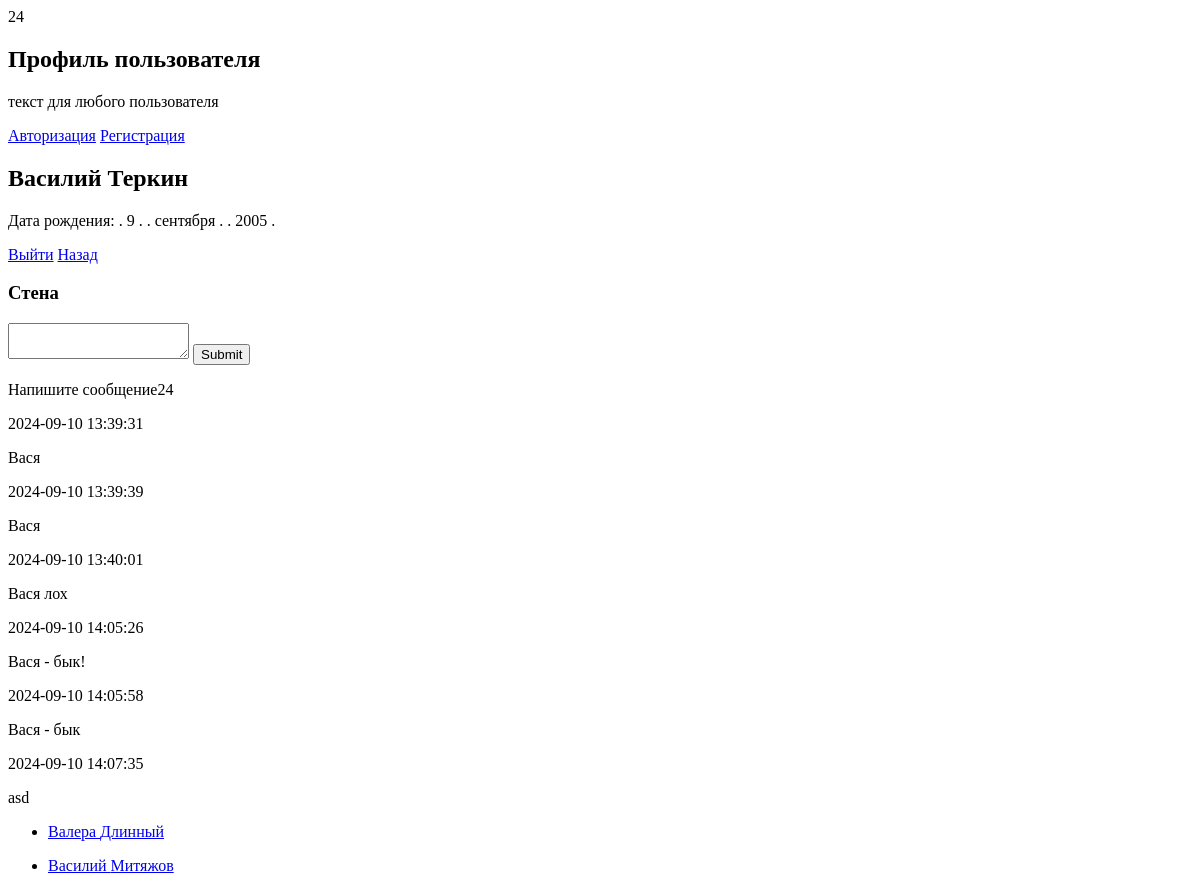
Page /profile.php (signed in) on the earlier database version.
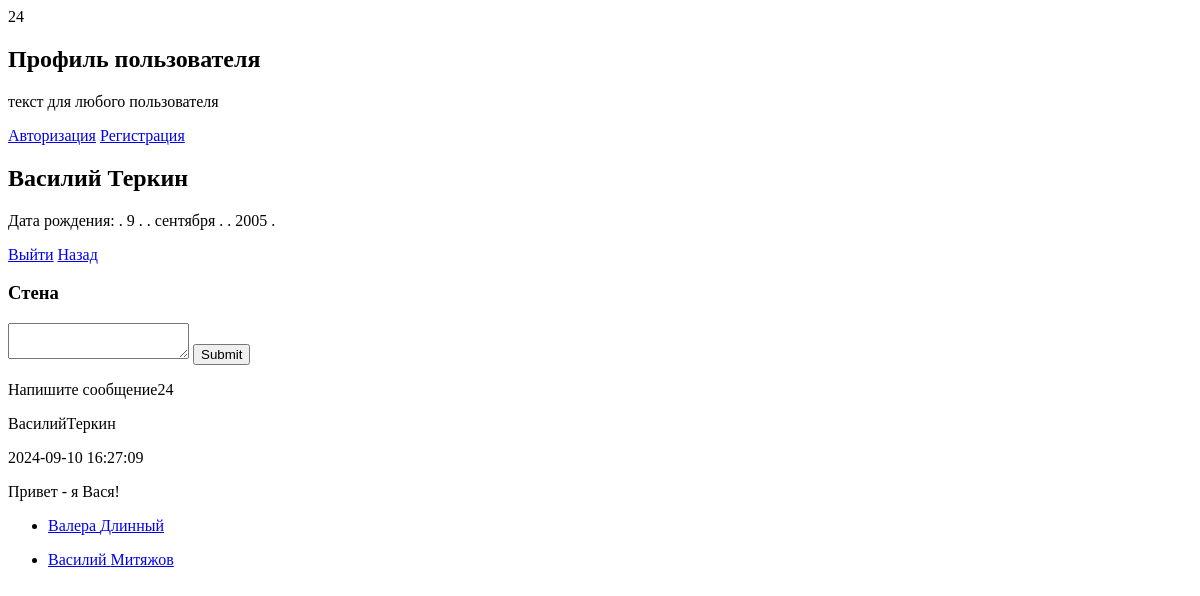
Same page on the later database version.
### tables this page shows
CREATE TABLE `users` (
  `id` int NOT NULL,
  `login` varchar(32) NOT NULL,
  `password` varchar(60) NOT NULL,
  `name` varchar(32) NOT NULL,
  `secondname` varchar(32) NOT NULL,
  `email` varchar(64) NOT NULL,
  `day` varchar(60) NOT NULL,
  `month` varchar(16) NOT NULL,
  `year` varchar(12) NOT NULL,
  `date_registration` datetime NOT NULL DEFAULT CURRENT_TIMESTAMP
);

CREATE TABLE `wallmessage` (
  `id` int NOT NULL,
  `from_id` int NOT NULL,
  `name_from` varchar(32) NOT NULL,
  `secondname_from` varchar(32) NOT NULL,
  `to_id` int NOT NULL,
  `message` text NOT NULL,
  `date_message` timestamp NOT NULL DEFAULT CURRENT_TIMESTAMP
);

### profile.php (the view, shortened to what this page needs)
<!DOCTYPE html>
<html>
<head>
</head>
<body>
<section class="profile-section">
    <h2 class="profile-title">Профиль пользователя</h2>
    <p>текст для любого пользователя</p>
    <a href="login.php">Авторизация</a>
    <a href="register.php">Регистрация</a>
</section>
<?php
include 'users_connect.php';
if (!empty($_SESSION['auth'])) {
	$id = (int) $_SESSION['id'];
	$id_to = (int) $_SESSION['id'];
    $login = $_SESSION['login'];
    $query = "SELECT * FROM users WHERE login='$login'";
    $result = mysqli_query($link, $query) or die(mysqli_error($link));
    $user = mysqli_fetch_assoc($result);
    $name_from = $user['name'];
    $secondname_from = $user['secondname'];
?>
	<section class='user-section'>
		<h2 class='user-title'><?=$user['name'] . ' ' . $user['secondname']?></h2>
		<p class='user-birth'>Дата рождения: <?=$user['day'] . ' ' . $user['month'] . ' ' . $user['year']?></p>
		<a href="logout.php">Выйти</a>
		<a href="profile.php">Назад</a>
		<div class='user-wall-block'>
			<h3 class=user-wall-title>Стена</h3>
			<form action='' method='POST'>
				<textarea name='wall-message'></textarea>
				<input type='submit'>
			</form>
		</div>
	</section>
<?php
	if (!empty($_POST['wall-message'])) {
		$message = $_POST['wall-message'];
		$query = "INSERT INTO wallmessage (`from_id`, `name_from`, `secondname_from`, `to_id`, `message`) VALUES ('$id', '$name_from', '$secondname_from' , '$id_to', '$message')";
        mysqli_query($link, $query);
		$_POST['wall-message'] = '';
		header('Location: profile.php');
		die();
	} else {
		echo 'Напишите сообщение';
	}
	$query = "SELECT * FROM wallmessage WHERE to_id='$id'";
    $result = mysqli_query($link, $query) or die(mysqli_error($link));
	for ($data = []; $row = mysqli_fetch_assoc($result); $data[] = $row);
	$res = '';
	echo $id;
	foreach ($data as $elem) {
		$res .= '<p>' . $elem['name_from'] . $elem['secondname_from'] . '</p>';
		$res .= '<p>' . $elem['date_message'] . '</p>';
		$res .= '<p>' . $elem['message'] . '</p>';
	}
	echo $res;
	$query2 = "SELECT * FROM users WHERE login!='$login'";
    $result2 = mysqli_query($link, $query2) or die(mysqli_error($link));
	for ($data2 = []; $row = mysqli_fetch_assoc($result2); $data2[] = $row);
	$res2 = '';
	foreach ($data2 as $elem) {
		$res2 .= '<ul>';
		$res2 .= '<li><a href="anotheruser.php?id=' . $elem['id'] . '">' . $elem['name'] . ' ' . $elem['secondname'] . '</a></li>';
		$res2 .= '</ul>';
	}
	echo $res2;
} else {
    echo 'Вы не авторизованы';
}
?>
</body>
</html>

Differences in the rows shown:
removed wallmessage: date_message "2024-09-10 13:39:31", message "Вася"
removed wallmessage: date_message "2024-09-10 13:39:39", message "Вася"
removed wallmessage: date_message "2024-09-10 13:40:01", message "Вася лох"
removed wallmessage: date_message "2024-09-10 14:05:26", message "Вася - бык!"
removed wallmessage: date_message "2024-09-10 14:05:58", message "Вася - бык"
removed wallmessage: date_message "2024-09-10 14:07:35", message "asd"
added wallmessage: name_from "Василий", secondname_from "Теркин", date_message "2024-09-10 16:27:09", message "Привет - я Вася!"
